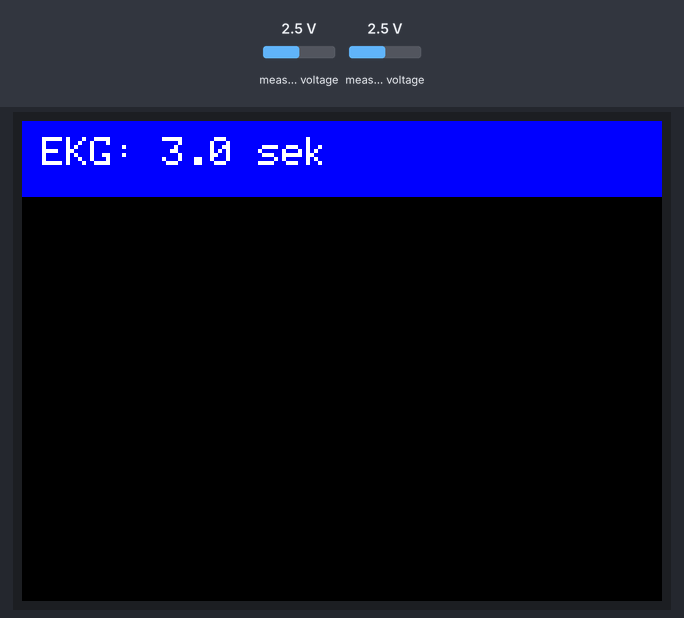
Bench run of a sketch on a simulated Teensy 4. On the bench: 320×240 colour display. Wiring (inferred from the names in the program): ADS1115 converter at I2C address 0x48. The inputs (shaded band) are chosen by the test bench; at power-on: measured voltage 2.5 V. What the sketch prints to the serial monitor is not drawn.

Above: at 0.3 s.

The sketch:

digitalboad_teensy_4-1_260131.ino
```cpp
#include <Wire.h>
#include <Adafruit_ADS1X15.h>
#include <ILI9341_t3.h>
#include <SPI.h>
#include <IntervalTimer.h>

// ============ Display Pins ============
#define TFT_DC  9
#define TFT_CS  10
#define TFT_RST 255
#define TFT_MOSI 11
#define TFT_SCLK 13
#define TFT_MISO 12

ILI9341_t3 tft = ILI9341_t3(TFT_CS, TFT_DC, TFT_RST, TFT_MOSI, TFT_SCLK, TFT_MISO);

// ============ ADC ============
Adafruit_ADS1115 ads;

// ============ EINSTELLUNGEN ============
// Zeit auf dem TFT einstellen
const float TIME_WINDOW_SEC = 3.0; // 3 Sekunden -> bei 60 bpm 3 Zyklen
const int SAMPLE_RATE_HZ = 300;    // Abtastrate: 300 Hz

// Berechnung der Array-Größe, die benötigt wird
const int HISTORY_SIZE = (int)(TIME_WINDOW_SEC * SAMPLE_RATE_HZ);  // bei 3s * 300Hz = 900 Werte.

// ============ Puffer & Arrays ============
float ekgHistory[HISTORY_SIZE]; // Das große Array für die Historie

// Ring Buffer für den Interrupt; FIFO-Prinzip
const int ISR_BUFFER_SIZE = 512;      // ISR = Interrupt Service Routine
volatile float isrBuffer[ISR_BUFFER_SIZE];
volatile int head = 0;
volatile int tail = 0;

// ============ Timer & Variablen ============
// Anzeige: Breite, Höhe, Offset
IntervalTimer sampleTimer;
const int SCREEN_WIDTH = 320;
const int GRAPH_HEIGHT = 180;
const int GRAPH_Y_OFFSET = 40;

// aktuelle min. und max x-Werte
float minVoltage = -500;
float maxVoltage = 500;

// Darstellungsgrenzen, y-Werte
float displayMin = -500;
float displayMax = 500;
unsigned long lastDisplayUpdate = 0;

// ============ I2C Register ============
#define ADS1115_REG_POINTER_CONVERT 0x00    // setze pointer auf Register von ADS1115

// ============ INTERRUPT (Datenerfassung) ============
void sampleISR() {
  Wire.beginTransmission(0x48);     // starte Übertragung an 0x48
  Wire.write(ADS1115_REG_POINTER_CONVERT);    // setze pointer auf 0x00
  Wire.endTransmission();           // beende Pointer-Setzung

  // 2 byte (16 Bit) vom Pointer vom Register lesen lassen:
  Wire.requestFrom(0x48, 2);          // 2 Byte von 0X48 lesen
  int16_t val = (Wire.read() << 8) | Wire.read();     // Hi-Byte und Low-Byte zusammensetzen zu 16 Bit

// Daten in mV umrechnen:
  float voltage = val * 0.0625;

// Wert in Ringbuffer schreiben, nächste Position im buffer wählen
  int nextHead = (head + 1) % ISR_BUFFER_SIZE;

// prüfen ob Buffer voll ist
  if (nextHead != tail) {
    isrBuffer[head] = voltage;    // Wert speichern an aktueller Head-Position
    head = nextHead;              // head-pointer weiterschieben
  }
}


// ============ Serielle Kommunikation ============
void setup() {
  Serial.begin(115200);   // initialisiere Serial mit 115200 baud

// ============ TFT DISPLAY  ============
// Initialisierung
  tft.begin();           // starte Display
  tft.setRotation(3);    // (320x240 querformat)
  tft.fillScreen(ILI9341_BLACK); // schwarzer Hintergrund


// Header: blaue Titelleiste oben

  tft.fillRect(0, 0, SCREEN_WIDTH, 38, ILI9341_BLUE);   // blauer Balken
  tft.setCursor(10, 8);                         // Textposition
  tft.setTextColor(ILI9341_WHITE); // weisse Schrift
  tft.setTextSize(2);  				// Größe 2
  tft.print("EKG: ");			// Titel
  tft.print(TIME_WINDOW_SEC, 1);	// Zeitfenster anzeigen
  tft.print(" sek");			// Einheit

// ============ I2C BUS INITIALISIERUNG ============
  Wire.begin();				// starte I2C Bus für ADS1115
  Wire.setClock(400000); 	// setze Taktung auf 400 kHz

// ============ ADS1115 ADC KONFIGURATION ============
  ads.begin();		// initialisiere ADS1115
  ads.setGain(GAIN_TWO);	//Verstärkung auf +- 2,048 V
  ads.setDataRate(RATE_ADS1115_860SPS); 	// max. Abtastrate 860 SPS
  ads.startComparator_SingleEnded(0, 1000); 	// Starte Wandlung auf Kanal A0; threshold = 1000 ist dummy-Wert

// Array leeren
  for (int i = 0; i < HISTORY_SIZE; i++) ekgHistory[i] = 0.0;

// Timer-Interrupt starten (300 Hz = 3333 µs)
  sampleTimer.begin(sampleISR, 3333);
}

void loop() {
  // 1. Daten aus dem Interrupt-Ringbuffer holen
  while (head != tail) {	// solange neue Daten im Buffer sind, hole ältesten Wert aus dem Buffer -> FIFO
    float voltage = isrBuffer[tail];
    tail = (tail + 1) % ISR_BUFFER_SIZE;	// tail-Pointer weiterbewegen

// Serial Plotter Output an PC
    Serial.print("EKG:");
    Serial.println(voltage); 	// Wert ohne Einheit ausgeben wegen Autoscale

// In das große History-Array schieben, dann alle Werte um 1 nach links verschieben -> Scrolling buffer

    for (int i = 0; i < HISTORY_SIZE - 1; i++) {
      ekgHistory[i] = ekgHistory[i + 1];	// einen Wert weiterschieben
    }
    ekgHistory[HISTORY_SIZE - 1] = voltage;	// neuer Wert ans Ende schreiben

// Autoskalierung: Min / Max-Anpassung
    if (voltage < minVoltage) minVoltage = voltage;
    if (voltage > maxVoltage) maxVoltage = voltage;
  }

// Auto-Scale leicht zurückfahren
  minVoltage += 0.5;	// Min driftet langsam nach oben, 0,5 mV pro Loop
  maxVoltage -= 0.5;	// Max driftet langsam nach unten, 0,5 mV pro Loop

// Berechne Mittelwert und Bereich des aktuellen Signals

  float center = (maxVoltage + minVoltage) / 2.0; // Zentrum y-Achse
  float range = (maxVoltage - minVoltage);		// Gesamtbereich Peak to Peak
// Mindestbereich festlegen -> verhindert Division durch 0
  if (range < 50) range = 50;	// Minimum 50 mV
  displayMin = center - (range * 0.6); // Untere Y-Achsengrenze
  displayMax = center + (range * 0.6);	// obere Y-Achsengrenze

// 2. Display Update (30 FPS);
  if (millis() - lastDisplayUpdate > 33) { // aktualisiert alle 33 ms
    lastDisplayUpdate = millis();	// speichere aktuellen Zeitstempel
    drawCompressedGraph();			// Zeichne kompletten Graphen neu
  }
}

// Flimmern verringern: nur Graph-Bereich löschen, nicht header
void drawCompressedGraph() {
  tft.fillRect(0, GRAPH_Y_OFFSET, SCREEN_WIDTH, GRAPH_HEIGHT, ILI9341_BLACK);

// Nulllinie zeichnen
  int zeroY = map(0, displayMin, displayMax, GRAPH_Y_OFFSET + GRAPH_HEIGHT, GRAPH_Y_OFFSET);
// nur zeichnen wenn sie im sichtbaren Bereich liegt
  if(zeroY >= GRAPH_Y_OFFSET && zeroY <= GRAPH_Y_OFFSET + GRAPH_HEIGHT)
     tft.drawFastHLine(0, zeroY, SCREEN_WIDTH, 0x39E7);

// Downsampling, um 900 Samples auf 320 Pixel darstellen zu können
// step berechnet: 900 / 320 ≈ 2,82 -> jeden 3. Datenpunkt nehmen

  float step = (float)HISTORY_SIZE / (float)SCREEN_WIDTH;

  int lastY = -1;		// speichere Y-Koordinate des vorherigen Pixels

// ============  Hauptloop: Pixel für Pixel Zeichnen ============
  for (int x = 0; x < SCREEN_WIDTH; x++) {	// X=0 bis 319

// Welcher Index im ekgHistory-Array passt zu diesem Pixel?
    int dataIndex = (int)(x * step);

// verhindert Array-Overflow:
    if (dataIndex >= HISTORY_SIZE) dataIndex = HISTORY_SIZE - 1;

float val = ekgHistory[dataIndex];	// hole Spannungswert aus der History


// ============ Konvertiere Spannung -> Pixel-Y-Koordinate ============
// map() konvertiert Spannungswert in Y-Pixelposition im Bereich von Displaybereich:
    int y = map(val, displayMin, displayMax,
                GRAPH_Y_OFFSET + GRAPH_HEIGHT, GRAPH_Y_OFFSET);

// ============ Clipping vermeiden durch Grenzanpassung ============
// wenn y-Koordinate außerhalb des Bereichs liegt, werden Top- und Bottomgrenzen angepasst
    y = constrain(y, GRAPH_Y_OFFSET, GRAPH_Y_OFFSET + GRAPH_HEIGHT);


//============ Linienzug Zeichnen============
// jeden Punkt mit dem vorherigen verbinden
    if (x > 0) {

// Farbe wählen, je nach Signalamplitude
      uint16_t color = ILI9341_GREEN;		// standard: grün
      if(abs(val) > 1500) color = ILI9341_YELLOW;	// größer 1500 mV -> gelb

      tft.drawLine(x - 1, lastY, x, y, color); // Linie zeichnen
    }
    lastY = y;		// aktuelle Y-Position speichern
  }
}
```
